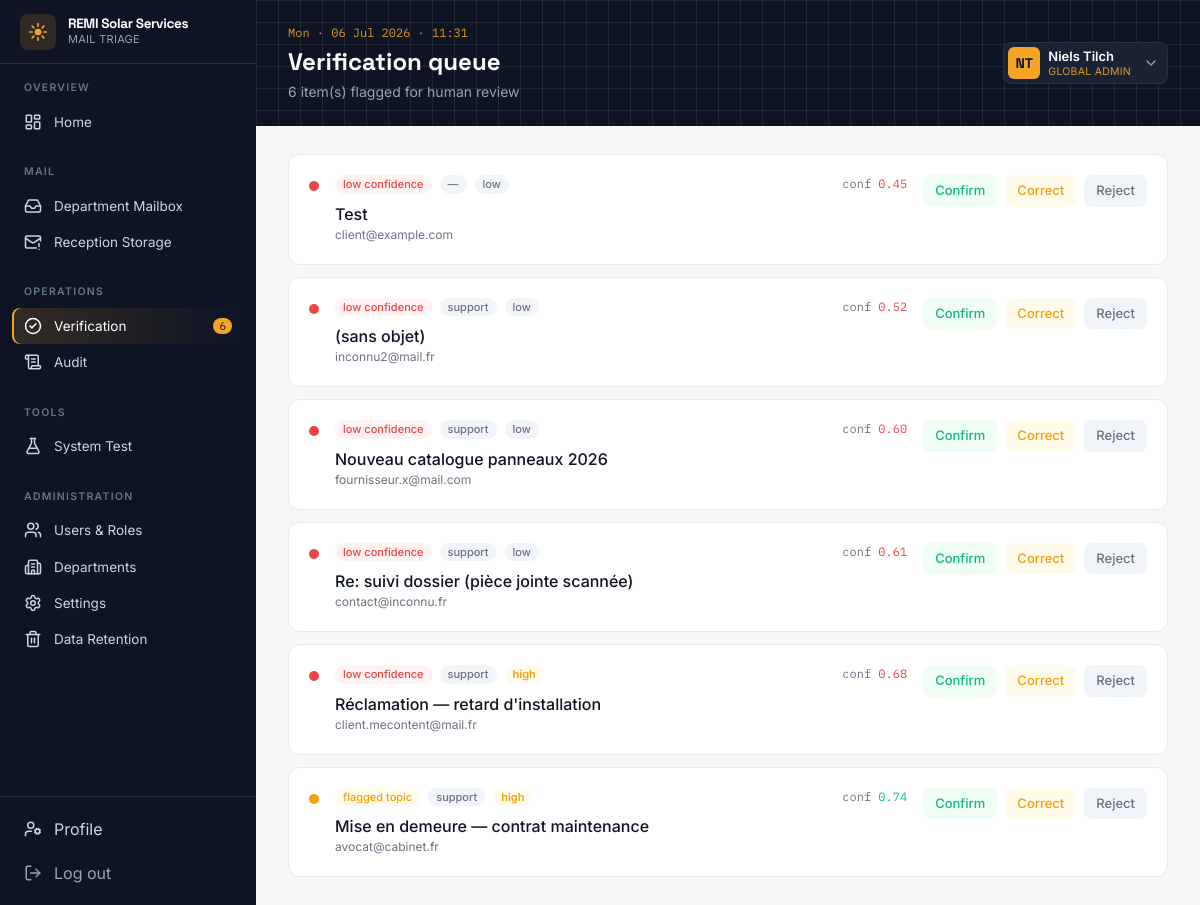
/verification (signed in), run on the app's committed database.
### tables this page shows
CREATE TABLE users (
  id            INTEGER PRIMARY KEY AUTOINCREMENT,
  uuid          TEXT UNIQUE,             -- UUIDv7
  full_name     TEXT NOT NULL,
  email         TEXT NOT NULL UNIQUE,
  password_hash TEXT NOT NULL,            -- bcrypt hash
  role_id       INTEGER NOT NULL REFERENCES roles(id),
  department_id INTEGER REFERENCES departments(id),
  is_active     INTEGER NOT NULL DEFAULT 1,
  mfa_enabled   INTEGER NOT NULL DEFAULT 0,
  mfa_secret    TEXT,                     -- base32 TOTP secret (set when MFA enabled)
  last_login_at TEXT,
  created_at    TEXT NOT NULL DEFAULT (datetime('now'))
);

CREATE TABLE roles (
  id          INTEGER PRIMARY KEY AUTOINCREMENT,
  name        TEXT NOT NULL UNIQUE,
  description TEXT
);

CREATE TABLE review_tasks (
  id INTEGER PRIMARY KEY AUTOINCREMENT,
  email_id INTEGER NOT NULL REFERENCES emails(id),
  analysis_id INTEGER REFERENCES email_analysis(id),
  reason TEXT NOT NULL CHECK (reason IN ('low_confidence','flagged_topic','manual_request')),
  status TEXT NOT NULL DEFAULT 'pending' CHECK (status IN ('pending','confirmed','corrected','rejected')),
  assigned_to INTEGER REFERENCES users(id),
  reviewed_by INTEGER REFERENCES users(id),
  notes TEXT,
  created_at TEXT NOT NULL DEFAULT (datetime('now')),
  reviewed_at TEXT
);

CREATE TABLE priorities (
  id INTEGER PRIMARY KEY AUTOINCREMENT,
  level TEXT NOT NULL UNIQUE,
  score_min REAL,
  score_max REAL,
  description TEXT
);

CREATE TABLE email_analysis (
  id INTEGER PRIMARY KEY AUTOINCREMENT,
  email_id INTEGER NOT NULL REFERENCES emails(id),
  category_id INTEGER REFERENCES email_categories(id),
  request_type_id INTEGER REFERENCES request_types(id),
  priority_id INTEGER REFERENCES priorities(id),
  priority_score REAL,
  confidence REAL,
  summary TEXT,
  model_version TEXT,
  is_manual INTEGER NOT NULL DEFAULT 0,
  created_by INTEGER REFERENCES users(id),
  created_at TEXT NOT NULL DEFAULT (datetime('now'))
);

CREATE TABLE emails (
  id              INTEGER PRIMARY KEY AUTOINCREMENT,
  uuid            TEXT UNIQUE,           -- UUIDv7, used by the front-end
  message_id      TEXT NOT NULL UNIQUE,
  sender_email    TEXT NOT NULL,
  sender_name     TEXT,
  subject         TEXT,
  body            TEXT,
  received_at     TEXT NOT NULL,
  ingested_at     TEXT NOT NULL DEFAULT (datetime('now')),
  status          TEXT NOT NULL DEFAULT 'received'
                    CHECK (status IN ('received','processing','classified','manual_review','routed','completed','failed')),
  has_attachments INTEGER NOT NULL DEFAULT 0,
  storage_ref     TEXT
);

CREATE TABLE email_categories (
  id INTEGER PRIMARY KEY AUTOINCREMENT,
  name TEXT NOT NULL UNIQUE,
  description TEXT
);

### app.py (the view)
@app.route("/verification")
@page_guard("verification")
def verification():
    rows = db().execute("""
        SELECT t.id, t.reason, t.status, t.created_at, e.id AS email_id, e.uuid AS email_uuid,
               e.sender_email, e.subject, a.confidence, c.name AS category, p.level AS priority
        FROM review_tasks t
        JOIN emails e ON t.email_id=e.id
        LEFT JOIN email_analysis a ON t.analysis_id=a.id
        LEFT JOIN email_categories c ON a.category_id=c.id
        LEFT JOIN priorities p ON a.priority_id=p.id
        WHERE t.status='pending' ORDER BY a.confidence ASC
    """).fetchall()
    return render_template("verification.html", tasks=rows)

### app.py (called while the page is built)
def db():
    if "db" not in g:
        g.db = sqlite3.connect(DB_PATH)
        g.db.row_factory = sqlite3.Row
        g.db.execute("PRAGMA foreign_keys = ON;")
    return g.db

def current_user():
    uid = session.get("user_id")
    if not uid:
        return None
    return db().execute(
        """SELECT u.*, r.name AS role_name, d.name AS dept_name
           FROM users u JOIN roles r ON u.role_id = r.id
           LEFT JOIN departments d ON u.department_id = d.id
           WHERE u.id = ?""", (uid,)
    ).fetchone()

def login_required(view):
    @functools.wraps(view)
    def wrapped(*a, **kw):
        if not session.get("user_id"):
            return redirect(url_for("login"))
        return view(*a, **kw)
    return wrapped

def page_guard(page_key):
    def deco(view):
        @functools.wraps(view)
        @login_required
        def wrapped(*a, **kw):
            user = current_user()
            if user["role_name"] not in PAGE_ROLES.get(page_key, set()):
                abort(403)
            return view(*a, **kw)
        return wrapped
    return deco

@app.context_processor
def inject_nav():
    user = current_user()
    if not user:
        return {"user": None, "nav": [], "active": request.endpoint}
    role = user["role_name"]
    visible = []
    for section, items in NAV:
        allowed = [(k, label, icon) for k, label, icon, roles in items if role in roles]
        if allowed:
            visible.append((section, allowed))
    pending = db().execute("SELECT COUNT(*) c FROM review_tasks WHERE status='pending'").fetchone()["c"]
    now = dt.datetime.now().strftime("%a · %d %b %Y · %H:%M")
    return {"user": user, "nav": visible, "active": request.endpoint,
            "pending_reviews": pending, "now": now}

### templates/verification.html (shortened to what this page needs)
{% extends "base.html" %}
{% import "_macros.html" as m %}
{% block heading %}Verification queue{% endblock %}
{% block subheading %}{{ tasks|length }} item(s) flagged for human review{% endblock %}
{% block content %}
<section class="space-y-3">
  {% for t in tasks %}
  <div class="bg-card border border-line rounded-xl p-5 flex items-start gap-4">
    <span class="mt-1.5 w-2.5 h-2.5 rounded-full shrink-0 {{ 'bg-danger' if t.reason=='low_confidence' else 'bg-warn' }}"></span>
    <div class="flex-1 min-w-0">
      <div class="flex items-center gap-2 flex-wrap">
        <span class="badge {{ 'bg-red-50 text-danger' if t.reason=='low_confidence' else 'bg-amber-50 text-warn' }}">{{ t.reason.replace('_',' ') }}</span>
        {{ m.category_badge(t.category) }}{{ m.priority_badge(t.priority) }}
        <span class="text-[12px] text-muted ml-auto font-mono">conf {{ m.confidence(t.confidence) }}</span>
      </div>
      <a href="{{ url_for('email_detail', euid=t.email_uuid) }}" class="block font-medium mt-2 hover:text-panel truncate">{{ t.subject }}</a>
      <p class="text-muted text-[12px] truncate">{{ t.sender_email }}</p>
    </div>
    <div class="flex items-center gap-2 shrink-0">
      <form method="post" action="{{ url_for('verification_decision', task_id=t.id, decision='confirmed') }}">
        <button class="text-[13px] font-medium px-3 py-1.5 rounded-lg bg-green-50 text-ok hover:bg-green-100">Confirm</button></form>
      <form method="post" action="{{ url_for('verification_decision', task_id=t.id, decision='corrected') }}">
        <button class="text-[13px] font-medium px-3 py-1.5 rounded-lg bg-amber-50 text-warn hover:bg-amber-100">Correct</button></form>
      <form method="post" action="{{ url_for('verification_decision', task_id=t.id, decision='rejected') }}">
        <button class="text-[13px] font-medium px-3 py-1.5 rounded-lg bg-slate-100 text-muted hover:bg-slate-200">Reject</button></form>
    </div>
  </div>
  {% else %}
  <div class="bg-card border border-line rounded-xl p-12 text-center text-muted">
    <i data-lucide="check-circle-2" class="w-8 h-8 mx-auto mb-3 text-ok"></i>
    Nothing to review. The queue is clear.
  </div>
  {% endfor %}
</section>
{% endblock %}

### templates/base.html (shortened to what this page needs)
<!DOCTYPE html>
<html lang="en">
<head>
<script src="https://cdn.tailwindcss.com"></script>
</head>
<body class="font-sans text-ink bg-surface">
<div class="flex min-h-screen">
  <aside class="w-64 shrink-0 bg-ink text-slate-300 flex flex-col fixed h-screen z-10">
    <div class="px-5 h-16 flex items-center gap-3 border-b border-inkline">
      <div class="w-9 h-9 rounded-lg bg-sun/15 grid place-items-center">
        <svg viewBox="0 0 24 24" class="w-5 h-5 text-sun" fill="none" stroke="currentColor" stroke-width="2" stroke-linecap="round">
          <circle cx="12" cy="12" r="4" fill="currentColor" stroke="none"/>
          <path d="M12 2v3M12 19v3M2 12h3M19 12h3M5 5l2 2M17 17l2 2M19 5l-2 2M7 17l-2 2"/>
        </svg>
      </div>
      <div class="leading-tight min-w-0">
        <div class="font-display font-bold text-white text-[13.5px] whitespace-nowrap tracking-tight">REMI Solar Services</div>
        <div class="text-[11px] tracking-wide text-slate-400 uppercase">Mail Triage</div>
      </div>
    </div>
    <nav class="flex-1 overflow-y-auto py-4 px-3 space-y-6 text-[13.5px]">
      {% for section, items in nav %}
      <div>
        <p class="px-3 mb-2 text-[10.5px] font-semibold tracking-[.12em] text-slate-500 uppercase">{{ section }}</p>
        {% for key, label, icon in items %}
        <a href="{{ url_for(key) }}"
           class="nav-item flex items-center gap-3 px-3 py-2 rounded-lg {{ 'nav-active' if active==key }}">
          <i data-lucide="{{ icon }}" class="w-[18px] h-[18px]"></i>{{ label }}
          {% if key=='verification' and pending_reviews %}
          <span class="ml-auto text-[11px] font-mono bg-sun text-ink rounded-full px-1.5">{{ pending_reviews }}</span>
          {% endif %}
        </a>
        {% endfor %}
      </div>
      {% endfor %}
    </nav>
    <div class="px-3 py-3 border-t border-inkline space-y-1">
      <a href="{{ url_for('profile') }}" class="nav-item flex items-center gap-3 px-3 py-2 rounded-lg {{ 'nav-active' if active=='profile' }}">
        <i data-lucide="user-cog" class="w-[18px] h-[18px]"></i>Profile</a>
      <a href="{{ url_for('logout') }}" class="nav-item flex items-center gap-3 px-3 py-2 rounded-lg text-slate-400">
        <i data-lucide="log-out" class="w-[18px] h-[18px]"></i>Log out</a>
    </div>
  </aside>
  <main class="flex-1 ml-64 min-w-0">
    <header class="bg-ink text-white">
      <div class="grid-tex">
        <div class="px-8 py-6 flex items-center justify-between">
          <div>
            <p class="text-[12px] font-mono text-sun/90 mb-1">{{ now }}</p>
            <h1 class="font-display text-2xl font-bold">{% block heading %}{% endblock %}</h1>
            <p class="text-slate-400 text-sm mt-1">{% block subheading %}{% endblock %}</p>
          </div>
          <div class="relative" x-dropdown>
            <button type="button" onclick="this.nextElementSibling.classList.toggle('hidden')"
              class="flex items-center gap-2 bg-inksoft border border-inkline rounded-lg pl-1 pr-2 py-1 hover:border-sun/50 transition">
              <div class="w-8 h-8 rounded-md bg-sun text-ink grid place-items-center font-display font-bold text-sm">
                {{ user.full_name.split()|map('first')|join|upper }}</div>
              <div class="leading-tight text-left">
                <div class="text-[13px] font-semibold">{{ user.full_name }}</div>
                <div class="text-[10.5px] text-sun/90 uppercase tracking-wide">{{ user.role_name.replace('_',' ').replace(' administrator',' admin') }}</div>
              </div>
              <i data-lucide="chevron-down" class="w-4 h-4 text-slate-400 ml-1"></i>
            </button>
          </div>
        </div>
      </div>
    </header>
    <div class="px-8 py-7 space-y-6">
      {% block content %}{% endblock %}
    </div>
  </main>
</div>
</body>
</html>

### templates/_macros.html (shortened to what this page needs)
{% macro category_badge(c) %}
  {% set colors = {'lead':'bg-green-50 text-ok','installation':'bg-indigo-50 text-indigo-600',
                   'maintenance':'bg-blue-50 text-panel','invoices':'bg-amber-50 text-warn',
                   'support':'bg-slate-100 text-muted'} %}
  {% if c %}<span class="badge {{ colors.get(c,'bg-slate-100 text-muted') }}">{{ c }}</span>
  {% else %}<span class="badge bg-slate-100 text-muted">—</span>{% endif %}
{% endmacro %}
{% macro priority_badge(p) %}
  {% set colors = {'critical':'bg-red-50 text-danger font-semibold','high':'bg-amber-50 text-warn font-semibold',
                   'medium':'bg-slate-100 text-muted','low':'bg-slate-100 text-muted'} %}
  {% if p %}<span class="badge {{ colors.get(p,'bg-slate-100 text-muted') }}">{{ p }}</span>
  {% else %}<span class="badge bg-slate-100 text-muted">—</span>{% endif %}
{% endmacro %}
{% macro confidence(v, threshold=0.70) %}
  {% if v is none %}<span class="font-mono text-muted">—</span>
  {% else %}<span class="font-mono {{ 'text-ok' if v>=threshold else 'text-danger' }}">{{ '%.2f'|format(v) }}</span>{% endif %}
{% endmacro %}

### templates/base.html (style rules this page uses)
.nav-item { transition:all .15s ease }
.nav-active { background:linear-gradient(90deg,rgba(245,165,36,.16),transparent);box-shadow:inset 2px 0 0 #F5A524;color:#fff }
.grid-tex { background-image:linear-gradient(#ffffff14 1px,transparent 1px),linear-gradient(90deg,#ffffff14 1px,transparent 1px);background-size:22px 22px }
.badge { font-size:11px;font-weight:500;padding:1px 8px;border-radius:9999px }

### data on the page
users: full_name "Niels Tilch"
roles: role_name.replace "GLOBAL ADMIN"
review_tasks: reason.replace "low confidence", subject "Test", sender_email "client@example.com"
priorities: level "low"
email_analysis: confidence "0.45"
review_tasks: reason.replace "low confidence", subject "(sans objet)", sender_email "inconnu2@mail.fr"
email_categories: name "support"
email_analysis: confidence "0.52"
review_tasks: reason.replace "low confidence", subject "Nouveau catalogue panneaux 2026", sender_email "fournisseur.x@mail.com"
email_analysis: confidence "0.60"
review_tasks: reason.replace "low confidence", subject "Re: suivi dossier (pièce jointe scannée)", sender_email "contact@inconnu.fr"
email_analysis: confidence "0.61"
review_tasks: reason.replace "low confidence", subject "Réclamation — retard d'installation", sender_email "client.mecontent@mail.fr"
priorities: level "high"
email_analysis: confidence "0.68"
review_tasks: reason.replace "flagged topic", subject "Mise en demeure — contrat maintenance", sender_email "avocat@cabinet.fr"
email_analysis: confidence "0.74"

### other printed values
{{ section }} "OVERVIEW" "MAIL" "OPERATIONS" "TOOLS" "ADMINISTRATION"
{{ label }} "Home" "Department Mailbox" "Reception Storage" "Verification" "Audit" "System Test" "Users & Roles" "Departments" "Settings" "Data Retention"
{{ pending_reviews }} "6"
{{ tasks|length }} "6"
{{ user.full_name.split()|map('first')|join|upper }} "NT"
